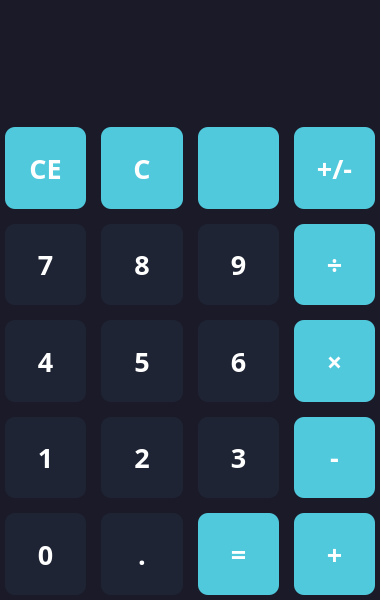
<?xml version="1.0" encoding="UTF-8"?>
<ui version="4.0">
 <class>MainWindow</class>
 <widget class="QMainWindow" name="MainWindow">
  <property name="enabled">
   <bool>true</bool>
  </property>
  <property name="geometry">
   <rect>
    <x>0</x>
    <y>0</y>
    <width>380</width>
    <height>600</height>
   </rect>
  </property>
  <property name="minimumSize">
   <size>
    <width>380</width>
    <height>600</height>
   </size>
  </property>
  <property name="mouseTracking">
   <bool>false</bool>
  </property>
  <property name="windowTitle">
   <string>Калькулятор</string>
  </property>
  <property name="windowIcon">
   <iconset resource="files.qrc">
    <normaloff>:/icons/icons/calculate_FILL0_wght400_GRAD0_opsz48.png</normaloff>:/icons/icons/calculate_FILL0_wght400_GRAD0_opsz48.png</iconset>
  </property>
  <property name="styleSheet">
   <string notr="true">QWidget {
    color: white;
    background-color: #1a1a28;
    font-family: Rubik;
    font-size: 20pt;
    font-weight: 600;
}



QPushButton:hover {
    background-color: #666;
}

QPushButton:pressed {
    background-color: #888;
}</string>
  </property>
  <widget class="QWidget" name="centralwidget">
   <layout class="QVBoxLayout" name="verticalLayout">
    <property name="spacing">
     <number>5</number>
    </property>
    <property name="leftMargin">
     <number>5</number>
    </property>
    <property name="topMargin">
     <number>5</number>
    </property>
    <property name="rightMargin">
     <number>5</number>
    </property>
    <property name="bottomMargin">
     <number>5</number>
    </property>
    <item>
     <widget class="QLabel" name="lb_temp">
      <property name="sizePolicy">
       <sizepolicy hsizetype="Preferred" vsizetype="Maximum">
        <horstretch>0</horstretch>
        <verstretch>0</verstretch>
       </sizepolicy>
      </property>
      <property name="alignment">
       <set>Qt::AlignRight|Qt::AlignTrailing|Qt::AlignVCenter</set>
      </property>
     </widget>
    </item>
    <item>
     <widget class="QLineEdit" name="le_entry">
      <property name="sizePolicy">
       <sizepolicy hsizetype="Expanding" vsizetype="Maximum">
        <horstretch>0</horstretch>
        <verstretch>0</verstretch>
       </sizepolicy>
      </property>
      <property name="styleSheet">
       <string notr="true">font-size: 40pt;
border: none</string>
      </property>
      <property name="maxLength">
       <number>16</number>
      </property>
      <property name="alignment">
       <set>Qt::AlignRight|Qt::AlignTrailing|Qt::AlignVCenter</set>
      </property>
      <property name="readOnly">
       <bool>true</bool>
      </property>
     </widget>
    </item>
    <item>
     <layout class="QGridLayout" name="layout_buttons" columnstretch="0,0,0,0">
      <property name="leftMargin">
       <number>0</number>
      </property>
      <property name="topMargin">
       <number>0</number>
      </property>
      <property name="spacing">
       <number>15</number>
      </property>
      <item row="0" column="2">
       <widget class="QPushButton" name="btn_backspase">
        <property name="sizePolicy">
         <sizepolicy hsizetype="Ignored" vsizetype="Expanding">
          <horstretch>0</horstretch>
          <verstretch>0</verstretch>
         </sizepolicy>
        </property>
        <property name="cursor">
         <cursorShape>PointingHandCursor</cursorShape>
        </property>
        <property name="styleSheet">
         <string notr="true">QPushButton {
    background-color: #51c9dc;
    border-radius: 10px;
	border: none

}

QPushButton:hover {
    background-color: #1e2434;
}

QPushButton:pressed {
    background-color: #282e3e;
}</string>
        </property>
        <property name="text">
         <string/>
        </property>
        <property name="icon">
         <iconset resource="files.qrc">
          <normaloff>:/icons/icons/backspace_FILL1_wght400_GRAD0_opsz481.png</normaloff>:/icons/icons/backspace_FILL1_wght400_GRAD0_opsz481.png</iconset>
        </property>
        <property name="iconSize">
         <size>
          <width>40</width>
          <height>40</height>
         </size>
        </property>
        <property name="shortcut">
         <string>Backspace</string>
        </property>
       </widget>
      </item>
      <item row="0" column="0">
       <widget class="QPushButton" name="btn_CE">
        <property name="sizePolicy">
         <sizepolicy hsizetype="Ignored" vsizetype="Expanding">
          <horstretch>0</horstretch>
          <verstretch>0</verstretch>
         </sizepolicy>
        </property>
        <property name="cursor">
         <cursorShape>PointingHandCursor</cursorShape>
        </property>
        <property name="styleSheet">
         <string notr="true">QPushButton {
    background-color: #51c9dc;
    border-radius: 10px;
	border: none

}

QPushButton:hover {
    background-color: #1e2434;
}

QPushButton:pressed {
    background-color: #282e3e;
}</string>
        </property>
        <property name="text">
         <string>CE</string>
        </property>
        <property name="shortcut">
         <string>Del</string>
        </property>
       </widget>
      </item>
      <item row="0" column="1">
       <widget class="QPushButton" name="btn_C">
        <property name="sizePolicy">
         <sizepolicy hsizetype="Ignored" vsizetype="Expanding">
          <horstretch>0</horstretch>
          <verstretch>0</verstretch>
         </sizepolicy>
        </property>
        <property name="cursor">
         <cursorShape>PointingHandCursor</cursorShape>
        </property>
        <property name="styleSheet">
         <string notr="true">QPushButton {
    background-color: #51c9dc;
    border-radius: 10px;
	border: none

}

QPushButton:hover {
    background-color: #1e2434;
}

QPushButton:pressed {
    background-color: #282e3e;
}</string>
        </property>
        <property name="text">
         <string>C</string>
        </property>
       </widget>
      </item>
      <item row="1" column="0">
       <widget class="QPushButton" name="btn_7">
        <property name="sizePolicy">
         <sizepolicy hsizetype="Ignored" vsizetype="Expanding">
          <horstretch>0</horstretch>
          <verstretch>0</verstretch>
         </sizepolicy>
        </property>
        <property name="cursor">
         <cursorShape>PointingHandCursor</cursorShape>
        </property>
        <property name="styleSheet">
         <string notr="true">QPushButton {
    background-color: #1e2434;
    border-radius: 10px;
}

QPushButton:hover {
    background-color: #51c9dc;
}

QPushButton:pressed {
    background-color: #3db5c8;
}</string>
        </property>
        <property name="text">
         <string>7</string>
        </property>
        <property name="shortcut">
         <string>7</string>
        </property>
       </widget>
      </item>
      <item row="1" column="1">
       <widget class="QPushButton" name="btn_8">
        <property name="sizePolicy">
         <sizepolicy hsizetype="Ignored" vsizetype="Expanding">
          <horstretch>0</horstretch>
          <verstretch>0</verstretch>
         </sizepolicy>
        </property>
        <property name="cursor">
         <cursorShape>PointingHandCursor</cursorShape>
        </property>
        <property name="styleSheet">
         <string notr="true">QPushButton {
    background-color: #1e2434;
    border-radius: 10px;
}

QPushButton:hover {
    background-color: #51c9dc;
}

QPushButton:pressed {
    background-color: #3db5c8;
}</string>
        </property>
        <property name="text">
         <string>8</string>
        </property>
        <property name="shortcut">
         <string>8</string>
        </property>
       </widget>
      </item>
      <item row="3" column="2">
       <widget class="QPushButton" name="btn_3">
        <property name="sizePolicy">
         <sizepolicy hsizetype="Ignored" vsizetype="Expanding">
          <horstretch>0</horstretch>
          <verstretch>0</verstretch>
         </sizepolicy>
        </property>
        <property name="cursor">
         <cursorShape>PointingHandCursor</cursorShape>
        </property>
        <property name="styleSheet">
         <string notr="true">QPushButton {
    background-color: #1e2434;
    border-radius: 10px;
}

QPushButton:hover {
    background-color: #51c9dc;
}

QPushButton:pressed {
    background-color: #3db5c8;
}</string>
        </property>
        <property name="text">
         <string>3</string>
        </property>
        <property name="shortcut">
         <string>3</string>
        </property>
       </widget>
      </item>
      <item row="4" column="0">
       <widget class="QPushButton" name="btn_0">
        <property name="sizePolicy">
         <sizepolicy hsizetype="Ignored" vsizetype="Expanding">
          <horstretch>0</horstretch>
          <verstretch>0</verstretch>
         </sizepolicy>
        </property>
        <property name="cursor">
         <cursorShape>PointingHandCursor</cursorShape>
        </property>
        <property name="styleSheet">
         <string notr="true">QPushButton {
    background-color: #1e2434;
    border-radius: 10px;
}

QPushButton:hover {
    background-color: #51c9dc;
}

QPushButton:pressed {
    background-color: #3db5c8;
}</string>
        </property>
        <property name="text">
         <string>0</string>
        </property>
        <property name="shortcut">
         <string>0</string>
        </property>
       </widget>
      </item>
      <item row="4" column="2">
       <widget class="QPushButton" name="btn_calc">
        <property name="sizePolicy">
         <sizepolicy hsizetype="Ignored" vsizetype="Expanding">
          <horstretch>0</horstretch>
          <verstretch>0</verstretch>
         </sizepolicy>
        </property>
        <property name="cursor">
         <cursorShape>PointingHandCursor</cursorShape>
        </property>
        <property name="styleSheet">
         <string notr="true">QPushButton {
    background-color: #51c9dc;
    border-radius: 10px;
	border: none

}

QPushButton:hover {
    background-color: #1e2434;
}

QPushButton:pressed {
    background-color: #282e3e;
}</string>
        </property>
        <property name="text">
         <string>=</string>
        </property>
        <property name="shortcut">
         <string>Enter</string>
        </property>
       </widget>
      </item>
      <item row="1" column="2">
       <widget class="QPushButton" name="btn_9">
        <property name="sizePolicy">
         <sizepolicy hsizetype="Ignored" vsizetype="Expanding">
          <horstretch>0</horstretch>
          <verstretch>0</verstretch>
         </sizepolicy>
        </property>
        <property name="cursor">
         <cursorShape>PointingHandCursor</cursorShape>
        </property>
        <property name="styleSheet">
         <string notr="true">QPushButton {
    background-color: #1e2434;
    border-radius: 10px;
}

QPushButton:hover {
    background-color: #51c9dc;
}

QPushButton:pressed {
    background-color: #3db5c8;
}</string>
        </property>
        <property name="text">
         <string>9</string>
        </property>
        <property name="shortcut">
         <string>9</string>
        </property>
       </widget>
      </item>
      <item row="2" column="2">
       <widget class="QPushButton" name="btn_6">
        <property name="sizePolicy">
         <sizepolicy hsizetype="Ignored" vsizetype="Expanding">
          <horstretch>0</horstretch>
          <verstretch>0</verstretch>
         </sizepolicy>
        </property>
        <property name="cursor">
         <cursorShape>PointingHandCursor</cursorShape>
        </property>
        <property name="styleSheet">
         <string notr="true">QPushButton {
    background-color: #1e2434;
    border-radius: 10px;
}

QPushButton:hover {
    background-color: #51c9dc;
}

QPushButton:pressed {
    background-color: #3db5c8;
}</string>
        </property>
        <property name="text">
         <string>6</string>
        </property>
        <property name="shortcut">
         <string>6</string>
        </property>
       </widget>
      </item>
      <item row="2" column="1">
       <widget class="QPushButton" name="btn_5">
        <property name="sizePolicy">
         <sizepolicy hsizetype="Ignored" vsizetype="Expanding">
          <horstretch>0</horstretch>
          <verstretch>0</verstretch>
         </sizepolicy>
        </property>
        <property name="cursor">
         <cursorShape>PointingHandCursor</cursorShape>
        </property>
        <property name="styleSheet">
         <string notr="true">QPushButton {
    background-color: #1e2434;
    border-radius: 10px;
}

QPushButton:hover {
    background-color: #51c9dc;
}

QPushButton:pressed {
    background-color: #3db5c8;
}</string>
        </property>
        <property name="text">
         <string>5</string>
        </property>
        <property name="shortcut">
         <string>5</string>
        </property>
       </widget>
      </item>
      <item row="3" column="0">
       <widget class="QPushButton" name="btn_1">
        <property name="sizePolicy">
         <sizepolicy hsizetype="Ignored" vsizetype="Expanding">
          <horstretch>0</horstretch>
          <verstretch>0</verstretch>
         </sizepolicy>
        </property>
        <property name="cursor">
         <cursorShape>PointingHandCursor</cursorShape>
        </property>
        <property name="styleSheet">
         <string notr="true">QPushButton {
    background-color: #1e2434;
    border-radius: 10px;
}

QPushButton:hover {
    background-color: #51c9dc;
}

QPushButton:pressed {
    background-color: #3db5c8;
}</string>
        </property>
        <property name="text">
         <string>1</string>
        </property>
        <property name="shortcut">
         <string>1</string>
        </property>
       </widget>
      </item>
      <item row="4" column="1">
       <widget class="QPushButton" name="btn_point">
        <property name="sizePolicy">
         <sizepolicy hsizetype="Ignored" vsizetype="Expanding">
          <horstretch>0</horstretch>
          <verstretch>0</verstretch>
         </sizepolicy>
        </property>
        <property name="cursor">
         <cursorShape>PointingHandCursor</cursorShape>
        </property>
        <property name="styleSheet">
         <string notr="true">QPushButton {
    background-color: #1e2434;
    border-radius: 10px;
}

QPushButton:hover {
    background-color: #51c9dc;
}

QPushButton:pressed {
    background-color: #3db5c8;
}</string>
        </property>
        <property name="text">
         <string>.</string>
        </property>
        <property name="shortcut">
         <string>.</string>
        </property>
       </widget>
      </item>
      <item row="3" column="1">
       <widget class="QPushButton" name="btn_2">
        <property name="sizePolicy">
         <sizepolicy hsizetype="Ignored" vsizetype="Expanding">
          <horstretch>0</horstretch>
          <verstretch>0</verstretch>
         </sizepolicy>
        </property>
        <property name="cursor">
         <cursorShape>PointingHandCursor</cursorShape>
        </property>
        <property name="styleSheet">
         <string notr="true">QPushButton {
    background-color: #1e2434;
    border-radius: 10px;
}

QPushButton:hover {
    background-color: #51c9dc;
}

QPushButton:pressed {
    background-color: #3db5c8;
}</string>
        </property>
        <property name="text">
         <string>2</string>
        </property>
        <property name="shortcut">
         <string>2</string>
        </property>
       </widget>
      </item>
      <item row="2" column="0">
       <widget class="QPushButton" name="btn_4">
        <property name="sizePolicy">
         <sizepolicy hsizetype="Ignored" vsizetype="Expanding">
          <horstretch>0</horstretch>
          <verstretch>0</verstretch>
         </sizepolicy>
        </property>
        <property name="cursor">
         <cursorShape>PointingHandCursor</cursorShape>
        </property>
        <property name="styleSheet">
         <string notr="true">QPushButton {
    background-color: #1e2434;
    border-radius: 10px;
}

QPushButton:hover {
    background-color: #51c9dc;
}

QPushButton:pressed {
    background-color: #3db5c8;
}</string>
        </property>
        <property name="text">
         <string>4</string>
        </property>
        <property name="shortcut">
         <string>4</string>
        </property>
       </widget>
      </item>
      <item row="1" column="3">
       <widget class="QPushButton" name="btn_div">
        <property name="sizePolicy">
         <sizepolicy hsizetype="Ignored" vsizetype="Expanding">
          <horstretch>0</horstretch>
          <verstretch>0</verstretch>
         </sizepolicy>
        </property>
        <property name="cursor">
         <cursorShape>PointingHandCursor</cursorShape>
        </property>
        <property name="styleSheet">
         <string notr="true">QPushButton {
    background-color: #51c9dc;
    border-radius: 10px;
	border: none

}

QPushButton:hover {
    background-color: #1e2434;
}

QPushButton:pressed {
    background-color: #282e3e;
}</string>
        </property>
        <property name="text">
         <string>÷</string>
        </property>
        <property name="shortcut">
         <string>/</string>
        </property>
       </widget>
      </item>
      <item row="3" column="3">
       <widget class="QPushButton" name="btn_sub">
        <property name="sizePolicy">
         <sizepolicy hsizetype="Ignored" vsizetype="Expanding">
          <horstretch>0</horstretch>
          <verstretch>0</verstretch>
         </sizepolicy>
        </property>
        <property name="cursor">
         <cursorShape>PointingHandCursor</cursorShape>
        </property>
        <property name="styleSheet">
         <string notr="true">QPushButton {
    background-color: #51c9dc;
    border-radius: 10px;
	border: none

}

QPushButton:hover {
    background-color: #1e2434;
}

QPushButton:pressed {
    background-color: #282e3e;
}</string>
        </property>
        <property name="text">
         <string>-</string>
        </property>
        <property name="shortcut">
         <string>-</string>
        </property>
       </widget>
      </item>
      <item row="2" column="3">
       <widget class="QPushButton" name="btn_mul">
        <property name="sizePolicy">
         <sizepolicy hsizetype="Ignored" vsizetype="Expanding">
          <horstretch>0</horstretch>
          <verstretch>0</verstretch>
         </sizepolicy>
        </property>
        <property name="cursor">
         <cursorShape>PointingHandCursor</cursorShape>
        </property>
        <property name="styleSheet">
         <string notr="true">QPushButton {
    background-color: #51c9dc;
    border-radius: 10px;
	border: none

}

QPushButton:hover {
    background-color: #1e2434;
}

QPushButton:pressed {
    background-color: #282e3e;
}</string>
        </property>
        <property name="text">
         <string>×</string>
        </property>
        <property name="iconSize">
         <size>
          <width>20</width>
          <height>20</height>
         </size>
        </property>
        <property name="shortcut">
         <string>*</string>
        </property>
        <property name="checkable">
         <bool>false</bool>
        </property>
       </widget>
      </item>
      <item row="4" column="3">
       <widget class="QPushButton" name="btn_plus">
        <property name="sizePolicy">
         <sizepolicy hsizetype="Ignored" vsizetype="Expanding">
          <horstretch>0</horstretch>
          <verstretch>0</verstretch>
         </sizepolicy>
        </property>
        <property name="cursor">
         <cursorShape>PointingHandCursor</cursorShape>
        </property>
        <property name="styleSheet">
         <string notr="true">QPushButton {
    background-color: #51c9dc;
    border-radius: 10px;
	border: none

}

QPushButton:hover {
    background-color: #1e2434;
}

QPushButton:pressed {
    background-color: #282e3e;
}</string>
        </property>
        <property name="text">
         <string>+</string>
        </property>
        <property name="shortcut">
         <string>+</string>
        </property>
       </widget>
      </item>
      <item row="0" column="3">
       <widget class="QPushButton" name="btn_neg">
        <property name="sizePolicy">
         <sizepolicy hsizetype="Ignored" vsizetype="Expanding">
          <horstretch>0</horstretch>
          <verstretch>0</verstretch>
         </sizepolicy>
        </property>
        <property name="cursor">
         <cursorShape>PointingHandCursor</cursorShape>
        </property>
        <property name="styleSheet">
         <string notr="true">QPushButton {
    background-color: #51c9dc;
    border-radius: 10px;
	border: none

}

QPushButton:hover {
    background-color: #1e2434;
}

QPushButton:pressed {
    background-color: #282e3e;
}</string>
        </property>
        <property name="text">
         <string>+/-</string>
        </property>
       </widget>
      </item>
     </layout>
    </item>
   </layout>
  </widget>
 </widget>
 <resources>
  <include location="files.qrc"/>
 </resources>
 <connections/>
</ui>
